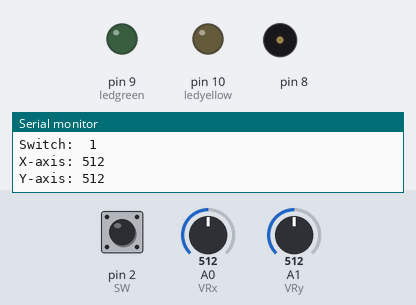
Bench run of a sketch on a simulated Arduino Uno, built with avr-gcc and run on an emulated ATmega328P. Parts: output pins drawn as LEDs (lit = HIGH), buzzer (waves = sounding), the last lines printed to the serial monitor. Dashed ring = blinking. Inputs (shaded band) come from the test bench; at power-on: A0 (VRx) = 512, A1 (VRy) = 512, pin 2 (SW) HIGH.

Above: at 1.2 s.
1.3 s: A0 (VRx) set to 538
At 4.1 s:
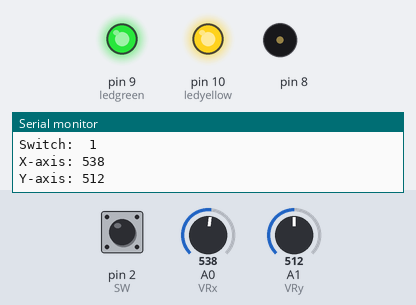
4.3 s: A1 (VRy) set to 487
At 7.1 s:
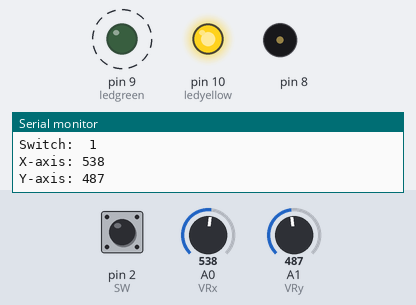
7.3 s: A1 (VRy) set to 290
10.3 s: A1 (VRy) set to 310
At 10.7 s:
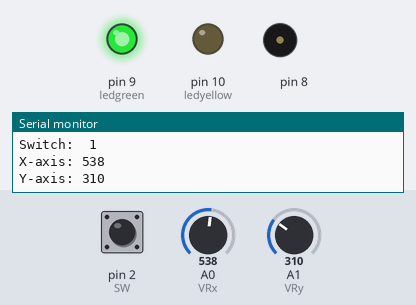
13.3 s: A1 (VRy) set to 122
At 13.59 s:
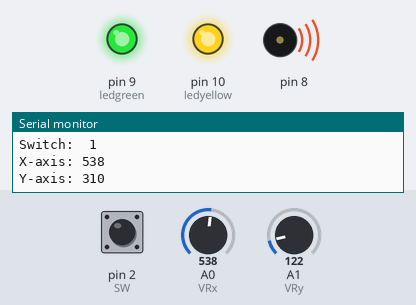
Timing chart, 0 to 17.3 s (numbered marks = the images above; inputs shaded):
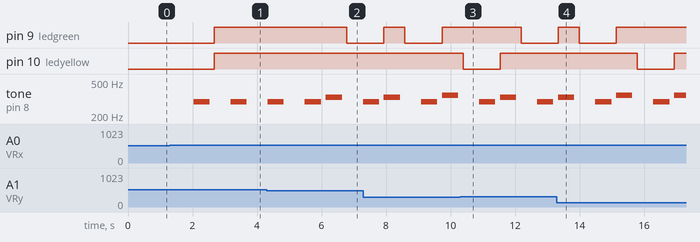

Measured:
- the behaviour switches between 519 and 520 on A0 (VRx) (found by bisection; images 0 and 1)
- the behaviour switches between 501 and 500 on A1 (VRy) (found by bisection; images 1 and 2)
- after the input at 1.3 s, pin 9 (ledgreen), pin 10 (ledyellow): LOW → HIGH after 1.4 s; tone on pin 8: alternates 294 Hz for 0.50 s and silent for 0.65 s, starting after 0.73 s
- after the input at 4.3 s, pin 9 (ledgreen): HIGH → LOW after 2.5 s
- after the input at 10.3 s, pin 9 (ledgreen): HIGH → LOW after 1.9 s; pin 10 (ledyellow): goes on until 11.5 s, then stays HIGH
- after the input at 13.3 s, pin 9 (ledgreen): goes on until 15.1 s, then stays HIGH; pin 10 (ledyellow): HIGH → LOW after 2.5 s, → HIGH 1.2 s later

The sketch:

JoystickBuzzerPianoHero.ino
```cpp
#include "pitches.h"
const int VRx = A0;
const int VRy = A1;
const int SW = 2;

long analogInputValX;
long analogInputValY;
int digitalInputVal;

const int ledgreen = 9;
const int ledyellow = 10;
const int ledred = 13;

int melodyc[] = {
  NOTE_C4
};
int melodycs[] = {
  NOTE_CS4
};
int melodyd[] = {
  NOTE_D4
};
int melodyds[] = {
  NOTE_DS4
};
int melodye[] = {
  NOTE_E4
};
int melodyf[] = {
  NOTE_F4
};
int melodyfs[] = {
  NOTE_FS4
};
int melodyg[] = {
  NOTE_G4
};
int melodygs[] = {
  NOTE_GS4
};
int melodya[] = {
  NOTE_A4
};
int melodyas[] = {
  NOTE_AS4
};
int melodyb[] = {
  NOTE_B4
};
int noteDurations[] = {
  2
};

void setup() {
    pinMode(VRx, INPUT);
    pinMode(VRy, INPUT);
    pinMode(SW, INPUT);
    digitalWrite(SW, HIGH);
    pinMode(ledgreen, OUTPUT);
    pinMode(ledyellow, OUTPUT);
    pinMode(ledgreen, OUTPUT);
    Serial.begin (9600);
    Serial.println("Arduino Hero");
    Serial.println("with Arduino UNO R3 by Glanz and Freya");
}

void loop() {
    int position_x = analogRead(VRx);
    int position_y = analogRead(VRy);
    int switch_status = digitalRead(SW);

    Serial.print("Switch:  ");
    Serial.print(digitalRead(SW));
    Serial.print("\n");
    Serial.print("X-axis: ");
    Serial.print(analogRead(VRx));
    Serial.print("\n");
    Serial.print("Y-axis: ");
    Serial.println(analogRead(VRy));
    Serial.print("\n\n");
    delay(500);


     if (position_x <= 750 && position_x >= 520) {
        int size = sizeof(noteDurations) / sizeof(int);
        for (int thisNote = 0; thisNote < size; thisNote++) {
        int noteDuration = 1000 / noteDurations[thisNote];
        tone(8, melodyd[thisNote], noteDuration);
        int pauseBetweenNotes = noteDuration * 1.30;
        delay(pauseBetweenNotes);
        noTone(8);
        }
        digitalWrite (ledgreen, HIGH);
        digitalWrite (ledyellow, HIGH);
        digitalWrite (ledred, HIGH);
     }
     if (position_x > 750) {
      int size = sizeof(noteDurations) / sizeof(int);
        for (int thisNote = 0; thisNote < size; thisNote++) {
        int noteDuration = 1000 / noteDurations[thisNote];
        tone(8, melodyds[thisNote], noteDuration);
        int pauseBetweenNotes = noteDuration * 1.30;
        delay(pauseBetweenNotes);
        noTone(8);
        }
        digitalWrite (ledgreen, HIGH);
        digitalWrite (ledyellow, LOW);
        digitalWrite (ledred, LOW);
     }
     if (position_x <= 500 && position_x >= 300) {
        int size = sizeof(noteDurations) / sizeof(int);
        for (int thisNote = 0; thisNote < size; thisNote++) {
        int noteDuration = 1000 / noteDurations[thisNote];
        tone(8, melodyfs[thisNote], noteDuration);
        int pauseBetweenNotes = noteDuration * 1.30;
        delay(pauseBetweenNotes);
        noTone(8);
        }
        digitalWrite (ledgreen, HIGH);
        digitalWrite (ledyellow, HIGH);
        digitalWrite (ledred, LOW);
     }
     if (position_x < 300) {
        int size = sizeof(noteDurations) / sizeof(int);
        for (int thisNote = 0; thisNote < size; thisNote++) {
        int noteDuration = 1000 / noteDurations[thisNote];
        tone(8, melodyg[thisNote], noteDuration);
        int pauseBetweenNotes = noteDuration * 1.30;
        delay(pauseBetweenNotes);
        noTone(8);
        }
        digitalWrite (ledgreen, HIGH);
        digitalWrite (ledyellow, HIGH);
        digitalWrite (ledred, LOW);
     }
     if (position_y >= 520 && position_y <= 750){
        int size = sizeof(noteDurations) / sizeof(int);
        for (int thisNote = 0; thisNote < size; thisNote++) {
        int noteDuration = 1000 / noteDurations[thisNote];
        tone(8, melodygs[thisNote], noteDuration);
        int pauseBetweenNotes = noteDuration * 1.30;
        delay(pauseBetweenNotes);
        noTone(8);
        }
        digitalWrite (ledgreen, LOW);
        digitalWrite (ledyellow, LOW);
        digitalWrite (ledred, HIGH);
     }
    if (position_y > 750) {
        int size = sizeof(noteDurations) / sizeof(int);
        for (int thisNote = 0; thisNote < size; thisNote++) {
        int noteDuration = 1000 / noteDurations[thisNote];
        tone(8, melodya[thisNote], noteDuration);
        int pauseBetweenNotes = noteDuration * 1.30;
        delay(pauseBetweenNotes);
        noTone(8);
        }
        digitalWrite (ledgreen, LOW);
        digitalWrite (ledyellow, HIGH);
        digitalWrite (ledred, HIGH);
    }
    if (position_y <= 500 && position_y >= 300){
        int size = sizeof(noteDurations) / sizeof(int);
        for (int thisNote = 0; thisNote < size; thisNote++) {
        int noteDuration = 1000 / noteDurations[thisNote];
        tone(8, melodye[thisNote], noteDuration);
        int pauseBetweenNotes = noteDuration * 1.30;
        delay(pauseBetweenNotes);
        noTone(8);
        }
        digitalWrite (ledgreen, LOW);
        digitalWrite (ledyellow, HIGH);
        digitalWrite (ledred, HIGH);
    }
     if (position_y < 300) {
        int size = sizeof(noteDurations) / sizeof(int);
        for (int thisNote = 0; thisNote < size; thisNote++) {
        int noteDuration = 1000 / noteDurations[thisNote];
        tone(8, melodyf[thisNote], noteDuration);
        int pauseBetweenNotes = noteDuration * 1.30;
        delay(pauseBetweenNotes);
        noTone(8);
        }
        digitalWrite (ledgreen, HIGH);
        digitalWrite (ledyellow, LOW);
        digitalWrite (ledred, HIGH);
     }

}
```

pitches.h
```cpp
#define NOTE_B0  31
#define NOTE_C1  33
#define NOTE_CS1 35
#define NOTE_D1  37
#define NOTE_DS1 39
#define NOTE_E1  41
#define NOTE_F1  44
#define NOTE_FS1 46
#define NOTE_G1  49
#define NOTE_GS1 52
#define NOTE_A1  55
#define NOTE_AS1 58
#define NOTE_B1  62
#define NOTE_C2  65
#define NOTE_CS2 69
#define NOTE_D2  73
#define NOTE_DS2 78
#define NOTE_E2  82
#define NOTE_F2  87
#define NOTE_FS2 93
#define NOTE_G2  98
#define NOTE_GS2 104
#define NOTE_A2  110
#define NOTE_AS2 117
#define NOTE_B2  123
#define NOTE_C3  131
#define NOTE_CS3 139
#define NOTE_D3  147
#define NOTE_DS3 156
#define NOTE_E3  165
#define NOTE_F3  175
#define NOTE_FS3 185
#define NOTE_G3  196
#define NOTE_GS3 208
#define NOTE_A3  220
#define NOTE_AS3 233
#define NOTE_B3  247
#define NOTE_C4  262
#define NOTE_CS4 277
#define NOTE_D4  294
#define NOTE_DS4 311
#define NOTE_E4  330
#define NOTE_F4  349
#define NOTE_FS4 370
#define NOTE_G4  392
#define NOTE_GS4 415
#define NOTE_A4  440
#define NOTE_AS4 466
#define NOTE_B4  494
#define NOTE_C5  523
#define NOTE_CS5 554
#define NOTE_D5  587
#define NOTE_DS5 622
#define NOTE_E5  659
#define NOTE_F5  698
#define NOTE_FS5 740
#define NOTE_G5  784
#define NOTE_GS5 831
#define NOTE_A5  880
#define NOTE_AS5 932
#define NOTE_B5  988
#define NOTE_C6  1047
#define NOTE_CS6 1109
#define NOTE_D6  1175
#define NOTE_DS6 1245
#define NOTE_E6  1319
#define NOTE_F6  1397
#define NOTE_FS6 1480
#define NOTE_G6  1568
#define NOTE_GS6 1661
#define NOTE_A6  1760
#define NOTE_AS6 1865
#define NOTE_B6  1976
#define NOTE_C7  2093
#define NOTE_CS7 2217
#define NOTE_D7  2349
#define NOTE_DS7 2489
#define NOTE_E7  2637
#define NOTE_F7  2794
#define NOTE_FS7 2960
#define NOTE_G7  3136
#define NOTE_GS7 3322
#define NOTE_A7  3520
#define NOTE_AS7 3729
#define NOTE_B7  3951
#define NOTE_C8  4186
#define NOTE_CS8 4435
#define NOTE_D8  4699
#define NOTE_DS8 4978
```
